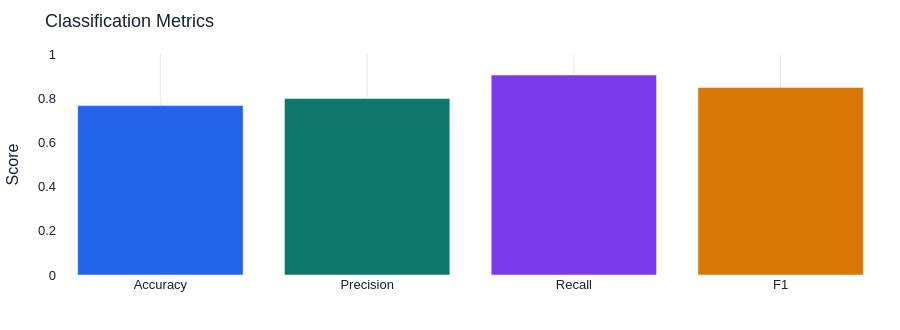

Write notebook code for a chart like this one.
### Markdown cell above
### Visual model diagnostics

The dashboard uses the same saved metric fields for an executive metric summary and confusion matrix. When target labels and probabilities are present, it can also show ROC and precision-recall diagnostics.

### Code cell
plot_metrics_summary(metrics)

### Figure 1 — Plotly figure (JSON) as saved in the notebook; plotly's stock layout.template omitted (floating-point values rounded to 4 significant figures)
{"data": [{"hovertemplate": "%{x}: %{y:.1%}<extra></extra>", "legendgroup": "Accuracy", "marker": {"color": "#2563eb", "pattern": {"shape": ""}}, "name": "Accuracy", "orientation": "v", "showlegend": true, "textposition": "auto", "type": "bar", "x": ["Accuracy"], "xaxis": "x", "y": [0.7666], "yaxis": "y"}, {"hovertemplate": "%{x}: %{y:.1%}<extra></extra>", "legendgroup": "Precision", "marker": {"color": "#0f766e", "pattern": {"shape": ""}}, "name": "Precision", "orientation": "v", "showlegend": true, "textposition": "auto", "type": "bar", "x": ["Precision"], "xaxis": "x", "y": [0.799], "yaxis": "y"}, {"hovertemplate": "%{x}: %{y:.1%}<extra></extra>", "legendgroup": "Recall", "marker": {"color": "#7c3aed", "pattern": {"shape": ""}}, "name": "Recall", "orientation": "v", "showlegend": true, "textposition": "auto", "type": "bar", "x": ["Recall"], "xaxis": "x", "y": [0.905], "yaxis": "y"}, {"hovertemplate": "%{x}: %{y:.1%}<extra></extra>", "legendgroup": "F1", "marker": {"color": "#d97706", "pattern": {"shape": ""}}, "name": "F1", "orientation": "v", "showlegend": true, "textposition": "auto", "type": "bar", "x": ["F1"], "xaxis": "x", "y": [0.8487], "yaxis": "y"}], "layout": {"barmode": "relative", "font": {"color": "#172033", "family": "Arial, sans-serif", "size": 13}, "height": 330, "hoverlabel": {"bgcolor": "white", "font": {"size": 12}}, "legend": {"title": {"text": ""}, "tracegroupgap": 0}, "margin": {"b": 36, "l": 16, "r": 16, "t": 54}, "showlegend": false, "title": {"text": "Classification Metrics"}, "xaxis": {"anchor": "y", "categoryarray": ["Accuracy", "Precision", "Recall", "F1"], "categoryorder": "array", "domain": [0, 1], "gridcolor": "#e5e7eb", "showgrid": true, "title": {"text": ""}, "zeroline": false}, "yaxis": {"anchor": "x", "domain": [0, 1], "range": [0, 1], "showgrid": false, "title": {"text": "Score"}, "zeroline": false}}}
